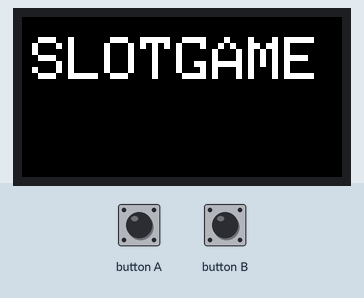
A sketch run on a simulated ESP32. Shown: 160×80 colour display. Inputs (shaded band) come from the test bench.

Above: at 1.3 s.
1.4 s: button A pressed for 0.15 s
At 1.63 s:
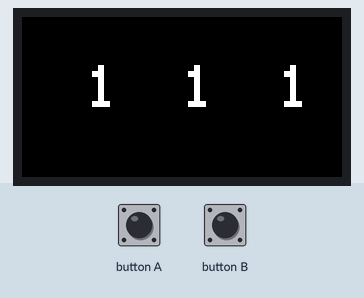
2.1 s: button A pressed for 1 s
At 2.2 s:
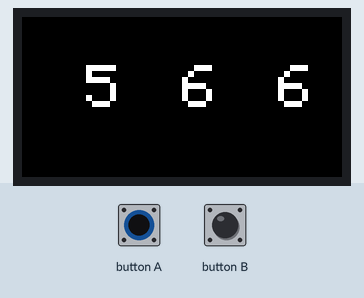
3.7 s: button A pulsed LOW 5 times (0.12 s each, 0.3 s apart)
At 4.19 s:
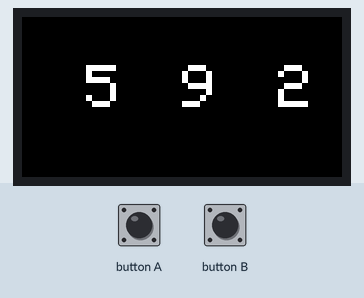

The sketch:

sketch_slot.ino
```cpp
// (licence header left out)
#include <M5StickC.h>


#define SLOTNUM 3
#define DELAY_TIME 100


void setup() {
  M5.begin();
  M5.IMU.Init();
  M5.Lcd.setRotation(1);
}


void title() {
  M5.Lcd.fillScreen(TFT_BLACK);
  M5.Lcd.setTextColor(TFT_WHITE);  // Adding a background colour erases previous text automatically
  M5.Lcd.setCursor(5, 10);
  M5.Lcd.setTextSize(3);
  M5.Lcd.print("SLOTGAME");
}

void push_A_key() {
  int pressed=0;

  // wait for push
  while(pressed==0){
    M5.update();
    if(M5.BtnA.wasPressed()){
      pressed++;
    }
  }

  // wait for release
  while(pressed){
    M5.update();
    if(M5.BtnA.wasReleased()){
      pressed=0;
    }
  }
}


void loop() {

  int i;
  int slot=0;
  int slot_val[SLOTNUM];
  int pressed=0;

  while(1){ // game loop

    // initialize each game
    slot=0;
    pressed=0;
    for(i=0;i<SLOTNUM;i++) {
      slot_val[i]=0;
    }

    // title screen
    title();
    push_A_key();
    M5.Lcd.fillScreen(TFT_BLACK);

    // GAME loop
    while(slot<SLOTNUM) {
      M5.update();
      // press detection
      if(pressed==0){
        if(M5.BtnA.wasPressed()){
          pressed++;
          slot++;
        }
      }
      // release detection
      if(pressed>0){
        if(M5.BtnA.wasReleased()){
          pressed=0;
        }
      }

      for(i=slot;i<SLOTNUM;i++){
        slot_val[i]++;
        if(slot_val[i]>9) {
          slot_val[i]=0;
          }
      }

      // display slot value
      M5.Lcd.fillScreen(TFT_BLACK);
      for(i=0;i<SLOTNUM;i++){
        M5.Lcd.setCursor(32+i*48,24);
        M5.Lcd.print(slot_val[i]);
      }

      // controll game speed
      delay(DELAY_TIME);
   }

   // complete one game.
   // (judge game result and calurate score if you needed...)


   // next game
   push_A_key();
  } // end of game loop

}
```

Measured:
- after the input at 1.4 s, the display: changes after 0.18 s (image 1)
